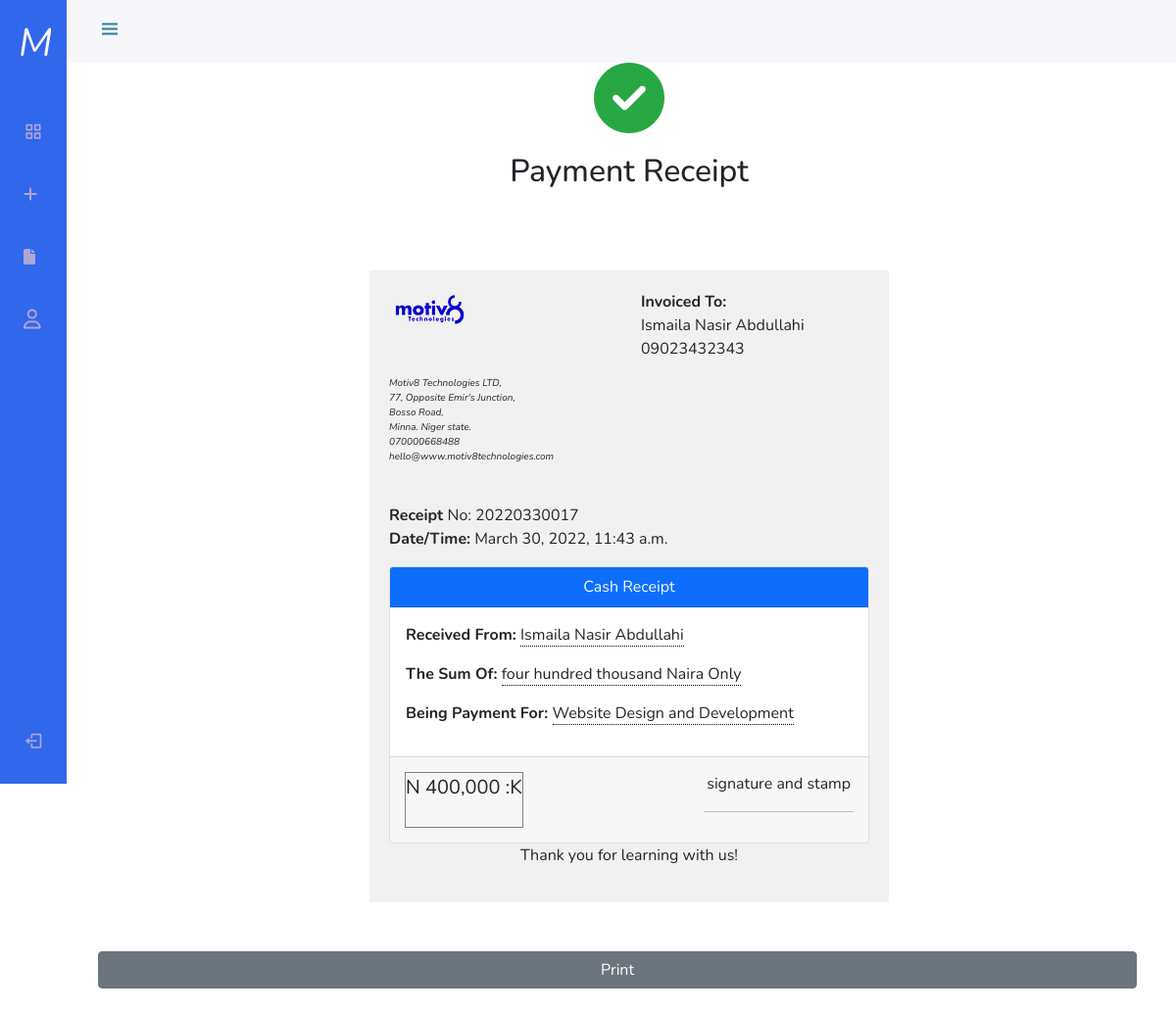
Page /receipt/receipt/17/20220330017/ on the committed database.
### receipt/models.py (models this page shows, shortened)
class Receipt(models.Model):
    receipt_no = models.CharField(max_length=50, null=True, blank=True)
    received_from = models.CharField(max_length=255, blank=False, null=False)
    amount_in_words = models.CharField(max_length=500, blank=False, null=False)
    payment_for = models.CharField(max_length=255, blank=False, null=False)
    amount_in_figure = models.IntegerField()
    phone =models.CharField(max_length=11, null=True, blank=True)
    created_at = models.DateTimeField(auto_now_add=True)

### receipt/views.py (the view)
# urls.py: path('receipt/<int:id>/<str:receipt_no>/', single_receipt, name='single_receipt')
def single_receipt(request, id, receipt_no):
    single_receipt = get_object_or_404(Receipt, id = id, receipt_no = receipt_no)
    context = {
        'single_receipt': single_receipt
    }
    return render(request, 'receipt-view.html', context)

### templates/receipt-view.html (shortened to what this page needs)
{% extends 'base.html' %}
{% load static %}
{% load humanize %}
{% block content %}
<div class="container" style="margin-top: 50px;">
    <center><i class="fas fa-check-circle" style="font-size: 72px;margin-bottom: 20px;color: #28A745;"></i></center>
    <h2 class="text-center">Payment Receipt</h2>
	<br>
</div>
<div class="container col-md-8 col-lg-6" style="margin: 0 auto;padding: 20px;background: #f1f1f1;margin-top: 50px;margin-bottom: 50px;">
    <div class="row invoice row-printable">
        <div class="col-md-12">
            <div class="panel panel-default plain" id="dash_0">
                <div class="panel-body p30">
                    <div class="row">
                         <div class="col-sm-6">
                            <div class="invoice-logo"><img src="{% static '/images/motiv8-logo.png' %}" alt="Invoice logo" style="max-height: 40px;"></div>
                        </div>
                        <div class="col-sm-6">
                            <div class="invoice-from">
                                <ul class="list-unstyled text-right">
                                    <li><strong>Invoiced To:</strong></li>
                                    <li>{{single_receipt.received_from}}</li>
                                    <li>{{single_receipt.phone}}</li>
                                </ul>
                            </div>
                        </div>
                        <div class="col-lg-6">
                            <div class="address">
                                <ul class="list-unstyled text-left" style="font-size:10px; font-style:italic;">
                                    <li>Motiv8 Technologies LTD,</li>
                                    <li>77, Opposite Emir's Junction,</li>
                                    <li>Bosso Road,</li>
                                    <li>Minna. Niger state.</li>
                                    <li>070000668488</li>
                                    <li>hello@www.motiv8technologies.com</li>
                                </ul>
                            </div>
                        </div>
                        <div class="col-lg-12">
                            <br>
                            <div class="invoice-details mt25">
                                <div class="well">
                                    <ul class="list-unstyled mb0">
                                        <li><strong>Receipt </strong> No: {{single_receipt.receipt_no}}</li>
                                        <li><strong>Date/Time:</strong> {{single_receipt.created_at}}</li>
                                    </ul>
                                </div>
                            </div>
                            <div class="invoice-items">
                               <div class="card">
                                   <div class="card-header bg-primary text-light text-lg text-center">
                                       Cash Receipt
                                   </div>
                                   <div class="card-body">
                                       <p><strong>Received From: </strong><span style="width: 500px; border-bottom: 1px dotted black;">{{single_receipt.received_from}}</span></p>
                                       <p><strong>The Sum Of: </strong><span style="border-bottom: 1px dotted black;">{{single_receipt.amount_in_words}} Naira Only</span></p>
                                       <p><strong>Being Payment For: </strong><span style="border-bottom: 1px dotted black;">{{single_receipt.payment_for}}</span></p>
                                   </div>
                                   <div class="card-footer col-sm-12" style="display:flex; justify-content: space-between;padding: 15px;">
                                        <div class="col-sm-5" style="border:1px solid grey; font-size:20px; max-width:fit-content">
                                            N {{single_receipt.amount_in_figure|intcomma}}    :K
                                        </div>
                                        <div class="col-sm-4" style="max-width: 200px;">
                                            <div class="text text-center">
                                                signature and stamp
                                            </div>
                                            <hr>
                                        </div>
                                   </div>
                               </div>
                            </div>
                            <div class="invoice-footer mt25">
                                <p class="text-center">Thank you for learning with us!</p>
                            </div>
                        </div>
                    </div>
                </div>
            </div>
        </div>
    </div>
    </div>
    <div class="row col-md-12 text-center">
       <a class="btn btn-secondary" href="javascript:printDiv('div1')">Print</a>
    </div>
{% endblock %}

### templates/base.html (style rules this page uses)
:root { --header-height: 3rem; --nav-width: 68px; --first-color: #4723D9; --first-color-light: #AFA5D9; --white-color: #F7F6FB; --body-font: 'Nunito', sans-serif; --normal-font-size: 1rem; --z-fixed: 100 }
* { user-select:none; }
body { position: relative; margin: var(--header-height) 0 0 0; padding: 0 1rem; font-family: var(--body-font); font-size: var(--normal-font-size); transition: .5s }
a { text-decoration: none }
@media screen and (min-width: 768px) { body { margin: calc(var(--header-height) + 1rem) 0 0 0; padding-left: calc(var(--nav-width) + 2rem) } }

### rows in the picture
Receipt: received_from "Ismaila Nasir Abdullahi", phone "09023432343", receipt_no "20220330017", created_at "March 30, 2022, 11:43 a.m.", amount_in_words "four hundred thousand", payment_for "Website Design and Development", amount_in_figure "400,000"
